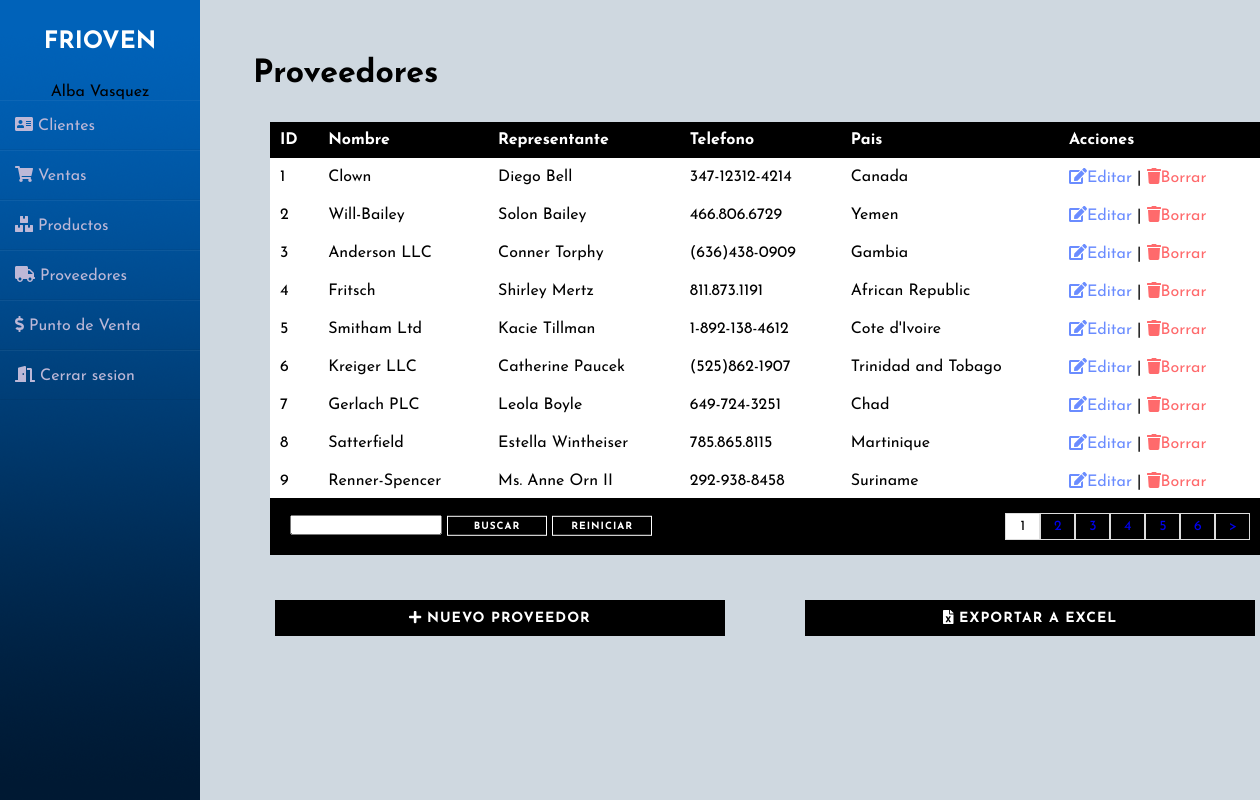
Screenshot of /u2/proveedores.php (signed in) with the database file from the repository.
### tables this page shows
CREATE TABLE `proveedor` (
  `idproveedor` int(11) NOT NULL,
  `nombreprov` varchar(255) NOT NULL,
  `representante` varchar(255) NOT NULL,
  `telefono` varchar(255) NOT NULL,
  `pais` varchar(255) NOT NULL,
  `activo` char(2) NOT NULL DEFAULT 'si'
);

### u2/proveedores.php (the view, shortened to what this page needs)
<?php
include 'links/provlinks.php';
include 'back/conexion.php';
?>
<!DOCTYPE html>
<html>
<head>
</head>
<body>
	<div class="wrapper">
    <?php
    include 'links/sidebar.php';
    ?>
    <div class="main_content">
    	<h1 class="down">Proveedores </h1>
	<div class="divtab">
	<section class="downp" id="container">
    	<table>
			<tr>
				<th>ID</th>
				<th>Nombre</th>
				<th>Representante</th>
				<th>Telefono</th>
				<th>Pais</th>
				<th>Acciones</th>
			</tr>
			<?php
			if (empty($_REQUEST["busqueda"])) {
			$q2 = "SELECT COUNT(*) as total_reg FROM proveedor where activo = 'si'";
			}else{
			$busqueda = $_REQUEST["busqueda"];
			$q2 = "SELECT COUNT(*) as total_reg FROM proveedor where idproveedor LIKE '%$busqueda%' OR nombreprov LIKE '%$busqueda%' OR representante LIKE '%$busqueda%' OR telefono LIKE '%$busqueda%' OR pais LIKE '%%busqueda%' AND activo = 'si'";
			}
			$sq_reg = mysqli_query($con,$q2);
			$r_reg = mysqli_fetch_array($sq_reg);
			$total_reg = $r_reg['total_reg'];
			$ppg = 9;
			if (empty($_GET['npg'])) {
				$npg = 1;
			} else {
				$npg = $_GET['npg'];
			}
			$desde = ($npg - 1) *  $ppg;
			$ttp = ceil($total_reg / $ppg);
			if (empty($_REQUEST["busqueda"])) {
				$q = "SELECT idproveedor,nombreprov,representante,telefono,pais FROM proveedor where activo = 'si' LIMIT $desde,$ppg";
			} else{
				$q = "SELECT idproveedor,nombreprov,representante,telefono,pais FROM proveedor where idproveedor LIKE '%$busqueda%' OR nombreprov LIKE '%$busqueda%' OR representante LIKE '%$busqueda%' OR telefono LIKE '%$busqueda%' OR pais LIKE '%%busqueda%' AND activo = 'si' LIMIT $desde,$ppg";
			}
			$e = mysqli_query($con,$q);
			$contador = mysqli_num_rows($e);
			if ($contador > 0) {
				while ($datos = mysqli_fetch_array($e)) {
			?>
			<tr>
				<td><?php echo $datos['idproveedor']; ?> </td>
				<td><?php echo $datos['nombreprov']; ?> </td>
				<td><?php echo $datos['representante']; ?> </td>
				<td><?php echo $datos['telefono']; ?> </td>
				<td><?php echo $datos['pais']; ?> </td>
				<td><a href="u_prov.php?id=<?php echo $datos['idproveedor']; ?>" id="b_edit"><i class="fas fa-edit"></i>Editar</a> | <a href="d_prov.php?id=<?php echo $datos['idproveedor']; ?>" id="b_delete"><i class="fas fa-trash"></i>Borrar</a></td>
			</tr>
			<?php
		    	}
			}
			?>
    	</table>
    </section>
	</div>
	<div class="paginas">
	<div class="wd">
	<form action="back/robproveedores.php" method="get" class="down">
    <input type="text" name="busqueda" value="<?php if(!empty($busqueda)){echo $busqueda;} ?>">
    <input type="submit" name = "buscar" value="buscar" class="botw btn btn-2 ">
    <input type="submit" name="reiniciar" value="reiniciar" class="botw btn btn-2">
    </form>
	</div>
		<ul>
			<?php
			for ($i=1; $i <= $ttp ; $i++) {
				if ($i == $npg) {
				 echo '<li class="seleccion">'.$i.'</li>';
				}else{
				if (empty($busqueda)) {
					echo '<li><a href="?npg='.$i.'">'.$i.'</a></li>';
				} else{
					echo '<li><a href="?npg='.$i.'&busqueda='.$busqueda.'">'.$i.'</a></li>';
				}
			}
			}
			?>
			<?php
			if ($npg != $ttp) {
				if (!empty($busqueda)) {
			?>
			<li><a href="?npg=<?php  echo $npg + 1?>&busqueda=<?php echo $busqueda ?>"> > </a></li>
			<?php
			    }else{
			 ?>
			 <li><a href="?npg=<?php  echo $npg + 1?>"> > </a></li>
			<?php
			}
			}
			 ?>
		</ul>
	</div>
	<div class="bar_btn">
    <button class="bot3 btn btn-2" onclick="window.location.href = 'registrarprov.php';" ><i class="fas fa-plus"></i>  Nuevo Proveedor </button>
    <button class="bot3 btn btn-2" onclick="window.location.href = 'back/exportprov.php';" ><i class="fas fa-file-excel"></i>  Exportar a Excel </button>
    </div>
      </div>
    </div>
</body>
</html>

### u2/css/cssprov.css (style rules this page uses)
.down { transform: translate(5%, 180%); }
A:link { text-decoration: none }
* { outline:none !important; }
a { text-decoration: none !important;outline: none !important; }
.downp { margin-left: 70px; margin-top: 90px; font-size: 20px; }
.wd { margin-top: 50px; position: relative; }

### u2/css/listaclientes.css (style rules this page uses)
.divtab { height: 200px; }
table { border-collapse: collapse; font-size: 12pt; width: 100%; }
table th { text-align: left; padding: 10px; background: black; color: white; }
table tr { background: #fff; }
table td { padding: 10px; }
#b_edit { color: #6A8CFF ; }
#b_delete { color: #FF6A6C; }

### u2/css/botones.css (style rules this page uses)
.btn { border: none; font-size: 20px; color: inherit; background: none; cursor: pointer; padding: 15px 40px; text-transform: uppercase; letter-spacing: 1px; font-weight: 700; outline: none; -webkit-transition: all 0.3s; -moz-transition: all 0.3s; transition: all 0.3s; }
.btn:after { content: ''; position: absolute; z-index: -1; -webkit-transition: all 0.3s; -moz-transition: all 0.3s; transition: all 0.3s; }
.btn:before { speak: none; font-style: normal; font-weight: normal; font-variant: normal; text-transform: none; line-height: 1; position: relative; -webkit-font-smoothing: antialiased; }
.btn-2 { background: black; color: #fff; }
.btn-2:before { position: absolute; height: 100%; left: 0; top: 0; line-height: 3; font-size: 140%; width: 60px; }

### u2/css/botones2.css (style rules this page uses)
.bot3 { margin-top: 45px; margin-left: 75px; padding: 10px; width: 450px; font-size: 14px; }
.botw { border: 1px solid white; background: none; color: white; font-size: 10px; padding: 2px; width: 100px }

### u2/fw/all.css (style rules this page uses)
.fa-edit:before { content: "\f044"; }
.fa-file-excel:before { content: "\f1c3"; }
.fa-plus:before { content: "\f067"; }
.fa-trash:before { content: "\f1f8"; }

### u2/css/paginas.css (style rules this page uses)
.wd { width: 400px; }
.paginas { width: 93.9%; margin-left: 70px; margin-top: 155px; color: black; }
.paginas form input { height: 20px; }
.paginas ul { padding: 15px; list-style: none; background: black; display: -webkit-flex; display: -moz-flex; display: -ms-flex; display: -o-flex; display: flex; justify-content: flex-end; }
.paginas a, .seleccion { border: 1px solid #ddd; padding: 5px; display: inline-block; font-size: 14px; text-align: center; width: 35px; }
.seleccion { background: white; color: black; }

### u2/css/sidebar.css (style rules this page uses)
* { margin: 0; padding: 0; box-sizing: border-box; list-style: none; text-decoration: none; font-family: 'Josefin Sans', sans-serif; }
body { background-color: #00325e30; }
.wrapper { display: flex; position: relative; }
.wrapper .main_content { width: 100%; margin-left: 200px; }

### rows the page displays
proveedor: idproveedor "1", nombreprov "Clown", representante "Diego Bell", telefono "347-12312-4214", pais "Canada"
proveedor: idproveedor "2", nombreprov "Will-Bailey", representante "Solon Bailey", telefono "466.806.6729", pais "Yemen"
proveedor: idproveedor "3", nombreprov "Anderson LLC", representante "Conner Torphy", telefono "(636)438-0909", pais "Gambia"
proveedor: idproveedor "4", nombreprov "Fritsch", representante "Shirley Mertz", telefono "811.873.1191", pais "African Republic"
proveedor: idproveedor "5", nombreprov "Smitham Ltd", representante "Kacie Tillman", telefono "1-892-138-4612", pais "Cote d'Ivoire"
proveedor: idproveedor "6", nombreprov "Kreiger LLC", representante "Catherine Paucek", telefono "(525)862-1907", pais "Trinidad and Tobago"
proveedor: idproveedor "7", nombreprov "Gerlach PLC", representante "Leola Boyle", telefono "649-724-3251", pais "Chad"
proveedor: idproveedor "8", nombreprov "Satterfield", representante "Estella Wintheiser", telefono "785.865.8115", pais "Martinique"
proveedor: idproveedor "9", nombreprov "Renner-Spencer", representante "Ms. Anne Orn II", telefono "292-938-8458", pais "Suriname"

### other values shown
$fn "Alba Vasquez"
